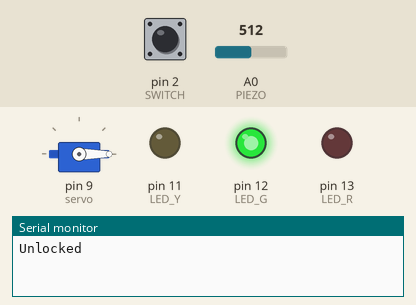
Simulated run of this sketch. Board: Arduino Uno, built with avr-gcc and run on an emulated ATmega328P. Shown: servo, output pins drawn as LEDs (lit = HIGH), the last lines printed to the serial monitor. The inputs (shaded band) are chosen by the test bench; at power-on: pin 2 (SWITCH) LOW, A0 (PIEZO) = 512.

Above: at 1.2 s.
1.3 s: pin 2 (SWITCH) pulled HIGH for 0.15 s
At 2.0 s:
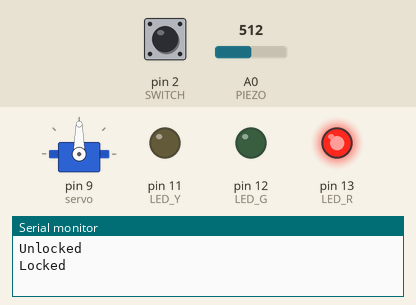
2.9 s: A0 (PIEZO) set to 989
5.9 s: A0 (PIEZO) set to 1010
Timing chart, 0 to 8.9 s (numbered marks = the images above; inputs shaded):
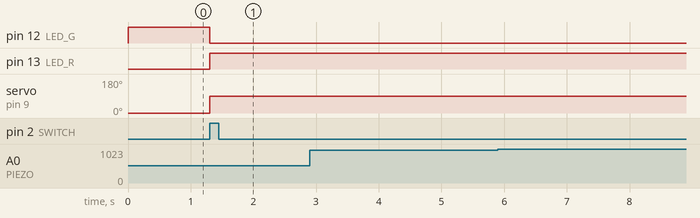

Measured:
- after the input at 1.3 s, pin 12 (LED_G): HIGH → LOW at once; pin 13 (LED_R): LOW → HIGH at once; servo on pin 9 (servo): 0° → 90° at once

The sketch:

KnockLock.ino
```cpp
#include <Servo.h>

//TODO
// Debounce piezo knocks
// Complex knock patterns
// Build a box!

Servo servo;
const int PIEZO = A0;
const int SWITCH = 2;
const int LED_Y = 11;
const int LED_G = 12;
const int LED_R = 13;

int knockVal;
int switchVal;

//Knock intensities
const int QUIET = 30;
const int LOUD = 100;

boolean locked = false;
int numKnocks = 0;

void setup() {
  Serial.begin(9600);
  servo.attach(9);

  pinMode(LED_Y, OUTPUT);
  pinMode(LED_G, OUTPUT);
  pinMode(LED_R, OUTPUT);
  pinMode(SWITCH, INPUT);

  unlock();
}

void loop() {
  if(!locked) {
    switchVal = digitalRead(SWITCH);

    if(switchVal == HIGH) {
      locked = true;
      digitalWrite(LED_G, LOW);
      digitalWrite(LED_R, HIGH);
      servo.write(90);
      Serial.println("Locked");
      delay(1000);
    }
  }

  if(locked) {
    knockVal = analogRead(PIEZO);
    if(numKnocks < 3 && knockVal > 0) {
      if(checkForKnock(knockVal)) {
	numKnocks ++;
      }

      Serial.print(3 - numKnocks);
      Serial.println(" knocks to go");

    }

    if(numKnocks >= 3) {
      unlock();
    }
  }

}

void unlock() {
  numKnocks = 0;
  locked = false;
  digitalWrite(LED_R, LOW);
  digitalWrite(LED_G, HIGH);
  servo.write(0);
  Serial.println("Unlocked");
}

void lock() {
  locked = true;
  digitalWrite(LED_R, HIGH);
  digitalWrite(LED_G, LOW);
  servo.write(90);
  Serial.println("Locked");
}

boolean onKnock() {
  digitalWrite(LED_Y, HIGH);
  delay(50);
  digitalWrite(LED_Y, LOW);
}

boolean checkForKnock(int value) {
  boolean valid = false;
  if(value >= QUIET &&  value <= LOUD) {
    onKnock();
    valid = true;
    Serial.print("Valid knock: ");
  }
  else {
    Serial.print("Invalid knock: ");
  }
  Serial.println(value);

  return valid;

}
```
